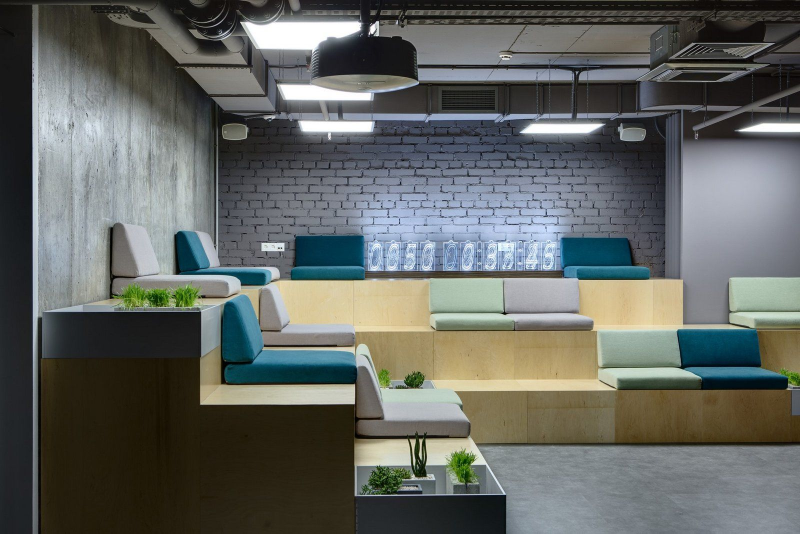
#> input picture assets/source/rooms/hero.jpg, 1600 x 1067 px (shown at 1/2 size); its folder holds only this picture in this run
$ python optimize-images.py
#> lines starting #> are read from the running program, lines starting #| are printed output that depends on the picture
#> in main, original is the input picture: PIL image 1600x1067 RGB; mean R, G, B 99, 102.2, 98.3
#!/usr/bin/env python3
"""
Оптимизация изображений из приложения к заданию КИМ.

Задание 2: «Вам предоставлены изображения, которые необходимо оптимизировать
и улучшить». Критерий — «практический опыт создания, использования и
оптимизации изображения для веб-приложений».

Что делает скрипт:
  * кадрирует по центру в соотношение 3:2 — карточки помещений одинаковой
    высоты, без скачков вёрстки;
  * готовит два размера: 480 px для мобильного макета 390x844 и 960 px для
    экранов с удвоенной плотностью и для desktop;
  * сохраняет в двух современных форматах — AVIF и WebP, с запасным JPEG.

Исходники лежат в assets/source и в сборку не попадают: публикуется только
то, что получилось.

  python3 scripts/optimize-images.py
"""
from __future__ import annotations

import json
import os
import shutil
import subprocess
import sys
import tempfile

from PIL import Image

ROOT = os.path.dirname(os.path.dirname(os.path.abspath(__file__)))
SOURCE = os.path.join(ROOT, 'assets', 'source', 'rooms')
TARGET = os.path.join(ROOT, 'apps', 'frontend', 'public', 'rooms')

WIDTHS = (480, 960)
ASPECT = 3 / 2
WEBP_QUALITY = 80
JPEG_QUALITY = 82
AVIF_QUALITY = '58'  # шкала avifenc: меньше — лучше качество


def crop_to_aspect(image: Image.Image) -> Image.Image:
    """Центральное кадрирование под 3:2."""
    width, height = image.size
#> width = 1600; height = 1067
    target_height = width / ASPECT
#> target_height = 1066.7

    if target_height <= height:
        top = (height - target_height) / 2
#> top = 0.167
        box = (0, top, width, top + target_height)
#> box = (0, 0.167, 1600, 1066.8)
    else:
        target_width = height * ASPECT
        left = (width - target_width) / 2
        box = (left, 0, left + target_width, height)

    return image.crop(tuple(round(value) for value in box))


def encode_avif(png_path: str, avif_path: str) -> bool:
    if shutil.which('avifenc') is None:
        return False

    result = subprocess.run(
        ['avifenc', '--min', '0', '--max', '63', '-q', AVIF_QUALITY, '-s', '6', png_path, avif_path],
        capture_output=True,
    )

    return result.returncode == 0


def main() -> int:
    if not os.path.isdir(SOURCE):
        print(f'Нет каталога с исходниками: {SOURCE}', file=sys.stderr)
        return 1

    os.makedirs(TARGET, exist_ok=True)
    report: dict[str, dict] = {}
    source_total = 0
    output_total = 0

    for name in sorted(os.listdir(SOURCE)):
        if name.startswith('.'):
            continue

        slug = os.path.splitext(name)[0]
        path = os.path.join(SOURCE, name)
        source_total += os.path.getsize(path)

        with Image.open(path) as original:
            image = crop_to_aspect(original.convert('RGB'))

        sizes = {}

        for width in WIDTHS:
            height = round(width / ASPECT)
            resized = image.resize((width, height), Image.LANCZOS)

            webp_path = os.path.join(TARGET, f'{slug}-{width}.webp')
            resized.save(webp_path, 'WEBP', quality=WEBP_QUALITY, method=6)

            jpeg_path = os.path.join(TARGET, f'{slug}-{width}.jpg')
            resized.save(jpeg_path, 'JPEG', quality=JPEG_QUALITY, optimize=True, progressive=True)

            with tempfile.NamedTemporaryFile(suffix='.png', delete=False) as tmp:
                tmp_png = tmp.name

            resized.save(tmp_png, 'PNG')
            avif_path = os.path.join(TARGET, f'{slug}-{width}.avif')
            has_avif = encode_avif(tmp_png, avif_path)
            os.unlink(tmp_png)

            entry = {'webp': os.path.getsize(webp_path), 'jpeg': os.path.getsize(jpeg_path)}

            if has_avif:
                entry['avif'] = os.path.getsize(avif_path)

            sizes[width] = entry
            output_total += min(entry.values())
#> this loop made 2 passes
#> pass 1, in main, `resized = image.resize((width, height), Image.LANCZOS)`:
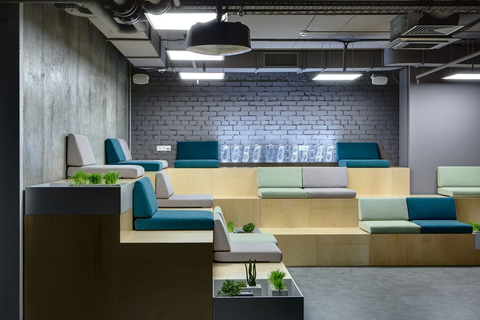
#> resized: PIL image 480x320 RGB; mean R, G, B 99, 102.2, 98.3
#> pass 2, in main, `resized = image.resize((width, height), Image.LANCZOS)`:
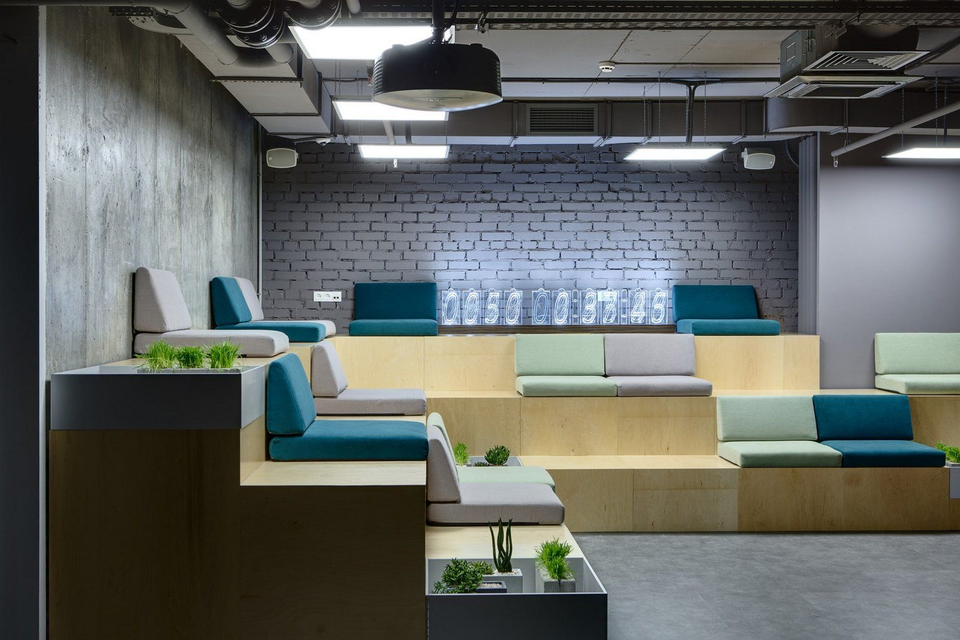
#> resized: PIL image 960x640 RGB; mean R, G, B 99, 102.2, 98.3
#> after the loop, output_total = 72456; sizes = 2 items

        report[slug] = {'source': os.path.getsize(path), 'sizes': sizes}
        best = sizes[WIDTHS[0]]
#> best = {'webp': 17226, 'jpeg': 28737}
        print(
            f'  {slug:12s} исходник {os.path.getsize(path) // 1024:4d} КБ → '
            f'480px: avif {best.get("avif", 0) // 1024} КБ, webp {best["webp"] // 1024} КБ, '
            f'jpeg {best["jpeg"] // 1024} КБ'
        )
#|   hero         исходник  230 КБ → 480px: avif 0 КБ, webp 16 КБ, jpeg 28 КБ

    with open(os.path.join(TARGET, 'manifest.json'), 'w', encoding='utf-8') as handle:
        json.dump(report, handle, ensure_ascii=False, indent=2)

    print(
        f'\nисходники: {source_total // 1024} КБ, '
        f'лучший формат на каждый размер суммарно: {output_total // 1024} КБ'
    )
#| исходники: 230 КБ, лучший формат на каждый размер суммарно: 70 КБ

    return 0


if __name__ == '__main__':
    raise SystemExit(main())
#> (the program exits here)

$ run again, on assets/source/rooms/mansarda.jpg
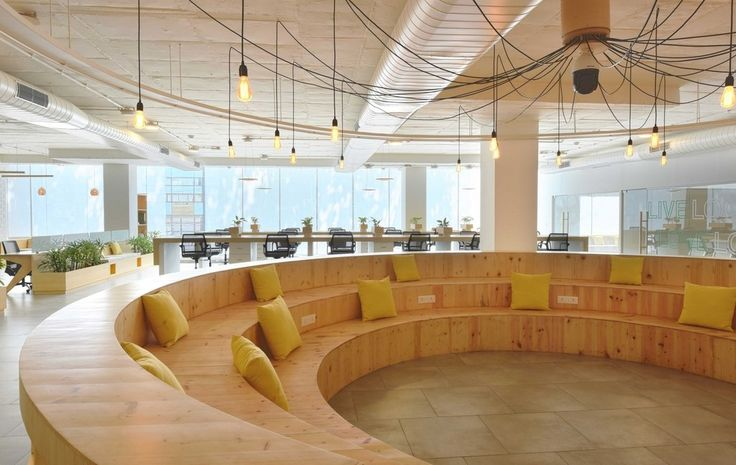
#> input picture assets/source/rooms/mansarda.jpg, 736 x 465 px
#> in main, original is the input picture: PIL image 736x465 RGB; mean R, G, B 177.8, 156.9, 130.5
#> in crop_to_aspect, `return image.crop(tuple(round(value) for value in box))`:
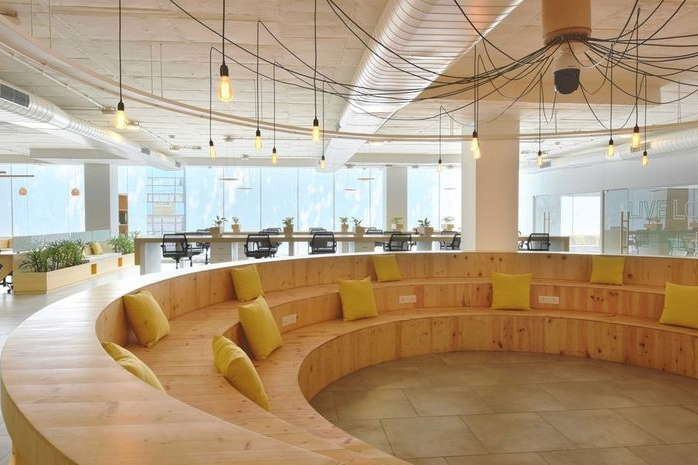
#> returned value: PIL image 698x465 RGB; mean R, G, B 178, 156.8, 130.1
#> after the loop in main, `for width in WIDTHS:`: output_total = 74280; sizes = 2 items
#> best = {'webp': 20520, 'jpeg': 32196}
#|   mansarda     исходник   59 КБ → 480px: avif 0 КБ, webp 20 КБ, jpeg 31 КБ
#| исходники: 59 КБ, лучший формат на каждый размер суммарно: 72 КБ

$ run again, on assets/source/rooms/meeting-7.png
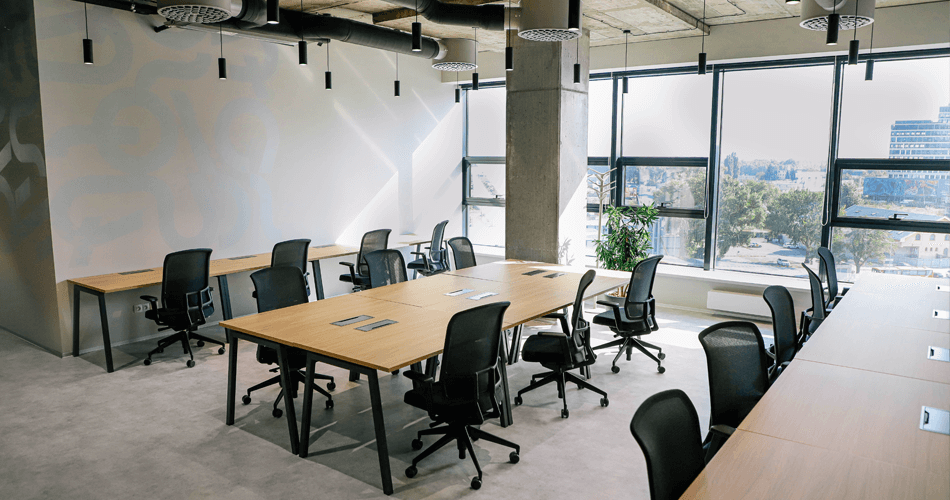
#> input picture assets/source/rooms/meeting-7.png, 950 x 500 px
#> in main, original is the input picture: PIL image 950x500 P; mean R, G, B 142.5, 141.5, 136.5
#> in crop_to_aspect, `return image.crop(tuple(round(value) for value in box))`:
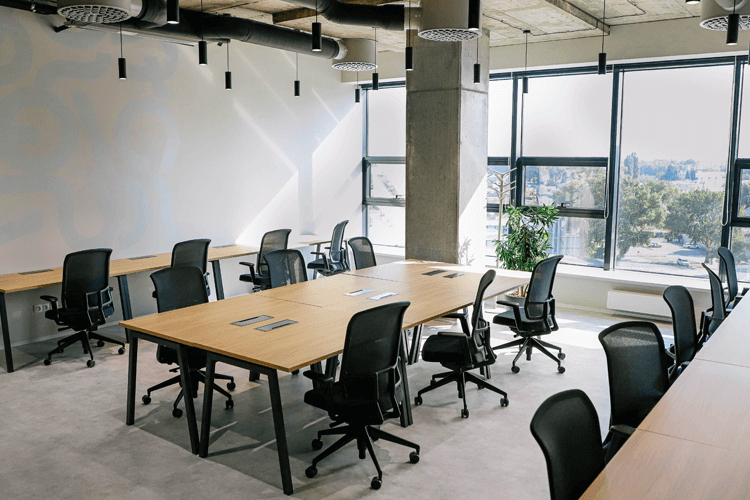
#> returned value: PIL image 750x500 RGB; mean R, G, B 141.9, 140.6, 135.1
#> the loop in main, `for width in WIDTHS:` made 2 passes
#> pass 1, in main, `resized = image.resize((width, height), Image.LANCZOS)`:
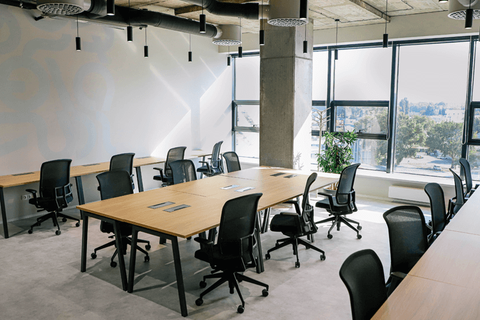
#> resized: PIL image 480x320 RGB; mean R, G, B 141.9, 140.6, 135.1
#> after the loop in main, `for width in WIDTHS:`: output_total = 84916; sizes = 2 items
#> best = {'webp': 23496, 'jpeg': 33772}
#|   meeting-7    исходник  200 КБ → 480px: avif 0 КБ, webp 22 КБ, jpeg 32 КБ
#| исходники: 200 КБ, лучший формат на каждый размер суммарно: 82 КБ

$ run again, on assets/source/rooms/mendeleev.webp
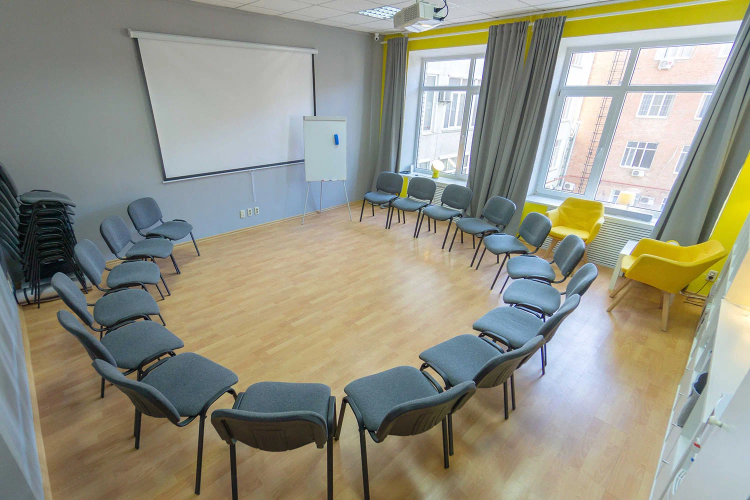
#> input picture assets/source/rooms/mendeleev.webp, 1500 x 1000 px (shown at 1/2 size)
#> in main, original is the input picture: PIL image 1500x1000 RGB; mean R, G, B 147.8, 147.2, 133
#> the loop in main, `for width in WIDTHS:` made 2 passes
#> pass 1, in main, `resized = image.resize((width, height), Image.LANCZOS)`:
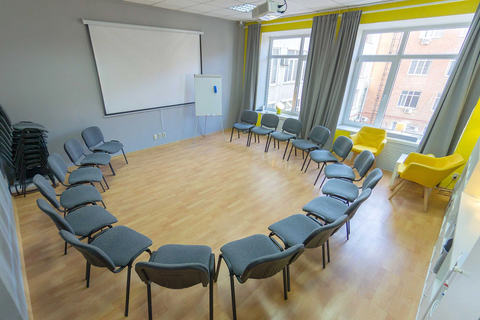
#> resized: PIL image 480x320 RGB; mean R, G, B 147.8, 147.2, 133
#> after the loop in main, `for width in WIDTHS:`: output_total = 81452; sizes = 2 items
#> best = {'webp': 20718, 'jpeg': 30540}
#|   mendeleev    исходник  170 КБ → 480px: avif 0 КБ, webp 20 КБ, jpeg 29 КБ
#| исходники: 170 КБ, лучший формат на каждый размер суммарно: 79 КБ

$ run again, on assets/source/rooms/hronika.jpg
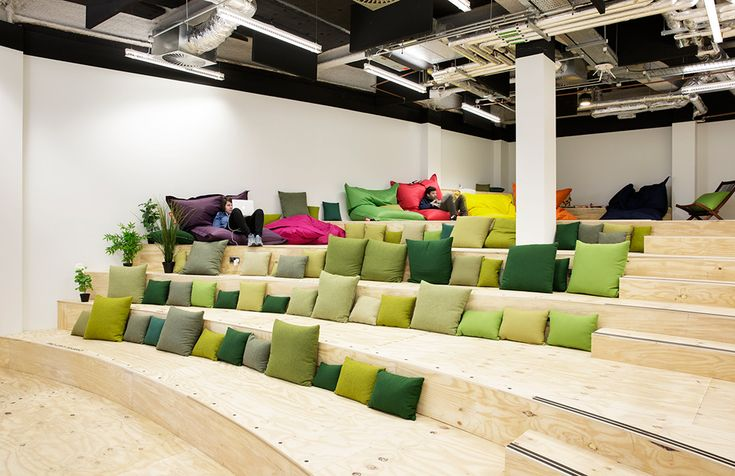
#> input picture assets/source/rooms/hronika.jpg, 735 x 476 px
#> in main, original is the input picture: PIL image 735x476 RGB; mean R, G, B 175.2, 166.2, 139.7
#> in crop_to_aspect, `return image.crop(tuple(round(value) for value in box))`:
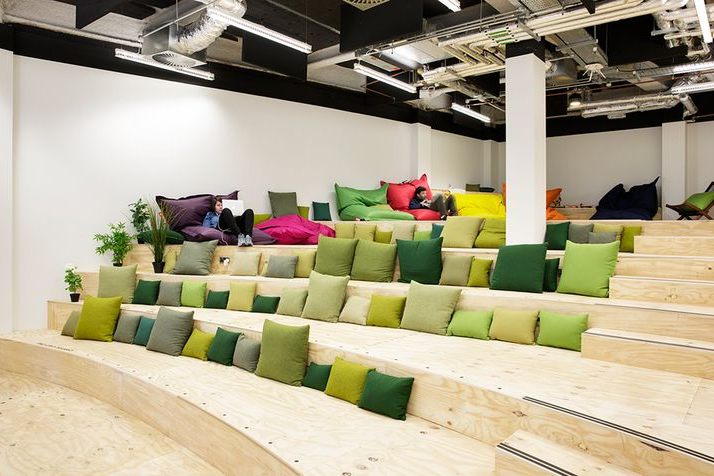
#> returned value: PIL image 714x476 RGB; mean R, G, B 174.7, 165.8, 139.3
#> the loop in main, `for width in WIDTHS:` made 2 passes
#> pass 1, in main, `resized = image.resize((width, height), Image.LANCZOS)`:
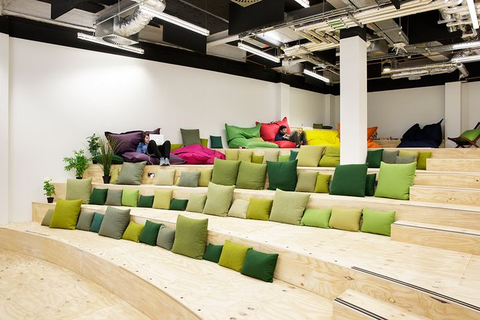
#> resized: PIL image 480x320 RGB; mean R, G, B 174.7, 165.8, 139.3
#> after the loop in main, `for width in WIDTHS:`: output_total = 91688; sizes = 2 items
#> best = {'webp': 25450, 'jpeg': 36036}
#|   hronika      исходник   65 КБ → 480px: avif 0 КБ, webp 24 КБ, jpeg 35 КБ
#| исходники: 65 КБ, лучший формат на каждый размер суммарно: 89 КБ
